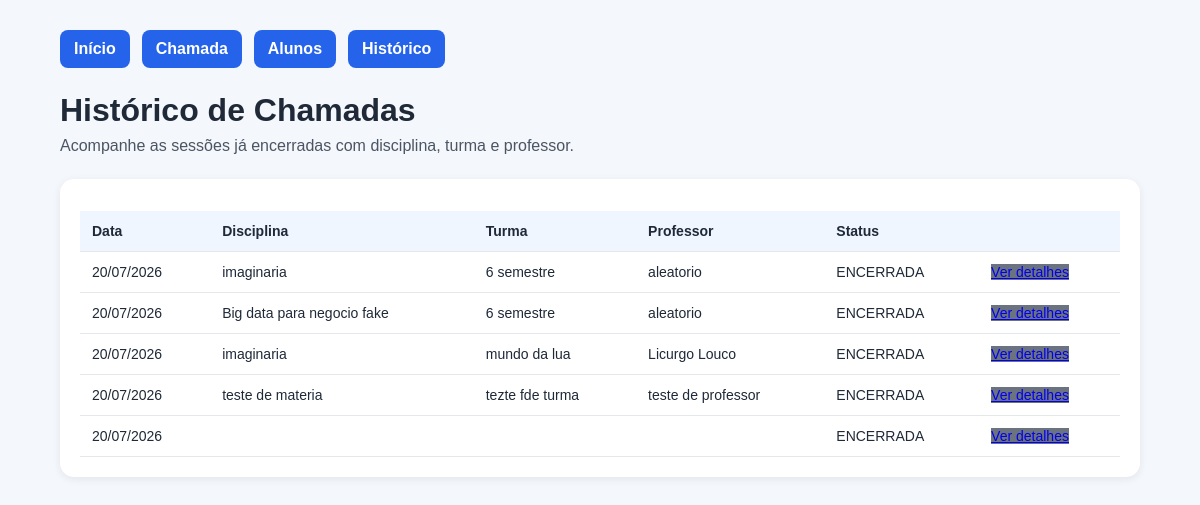
The app's page /historico, older data.
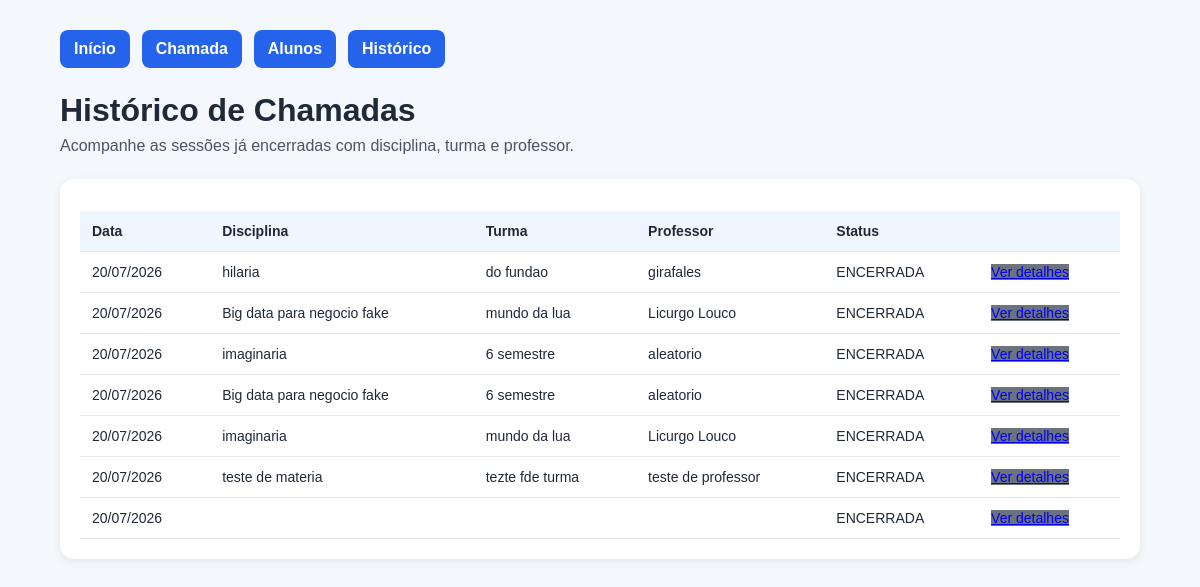
The same page, newer data.
### models.py (models this page shows, shortened)
class SessaoChamada(Base):
    __tablename__ = "sessoes_chamada"
    id = Column(Integer, primary_key=True, autoincrement=True)
    data = Column(String(10), nullable=False)  # Formato: DD/MM/YYYY
    hora_inicio = Column(String(8), nullable=False)  # Formato: HH:MM:SS
    hora_fim = Column(String(8), nullable=True)
    status = Column(String(20), nullable=False)  # ABERTA, ENCERRADA
    disciplina = Column(String(200), nullable=False, default="")
    turma = Column(String(100), nullable=False, default="")
    professor = Column(String(200), nullable=False, default="")
    presencas = relationship("Presenca", back_populates="sessao", cascade="all, delete-orphan")
    def to_dict(self):
        return {
            "id": self.id,
            "data": self.data,
            "hora_inicio": self.hora_inicio,
            "hora_fim": self.hora_fim,
            "status": self.status,
            "disciplina": self.disciplina,
            "turma": self.turma,
            "professor": self.professor,
        }

### app.py (the view)
@app.route("/historico", methods=["GET"])
def historico_page():
    sessoes = obter_sessoes_encerradas_db(limite=20)
    return render_template("historico.html", sessoes=sessoes)

### app.py (called while the page is built)
def get_db_session() -> Session:
    return SessionLocal()

def obter_sessoes_encerradas_db(limite: int = None) -> List[Dict[str, str]]:
    db = get_db_session()
    try:
        query = db.query(SessaoChamada).filter(SessaoChamada.status == "ENCERRADA").order_by(SessaoChamada.id.desc())
        if limite:
            query = query.limit(limite)
        sessoes = query.all()
        resultado = [sessao.to_dict() for sessao in sessoes]
        print(f"[DB_CHAMADA_OBTER] Retornando {len(resultado)} sessoes encerradas")
        return resultado
    finally:
        db.close()

### templates/historico.html (shortened to what this page needs)
<!DOCTYPE html>
<html lang="pt-BR">
<head>
    <link rel="stylesheet" href="{{ url_for('static', filename='style.css') }}">
</head>
<body>
    <div class="container">
        <nav class="top-nav">
            <a href="{{ url_for('index') }}">Início</a>
            <a href="{{ url_for('presenca_page') }}">Chamada</a>
            <a href="{{ url_for('alunos_page') }}">Alunos</a>
            <a href="{{ url_for('historico_page') }}">Histórico</a>
        </nav>
        <h1>Histórico de Chamadas</h1>
        <p class="subtitulo">Acompanhe as sessões já encerradas com disciplina, turma e professor.</p>
        <section class="card">
            {% if sessoes %}
            <table>
                <thead>
                    <tr>
                        <th>Data</th>
                        <th>Disciplina</th>
                        <th>Turma</th>
                        <th>Professor</th>
                        <th>Status</th>
                        <th></th>
                    </tr>
                </thead>
                <tbody>
                    {% for sessao in sessoes %}
                    <tr>
                        <td>{{ sessao.data }}</td>
                        <td>{{ sessao.disciplina }}</td>
                        <td>{{ sessao.turma }}</td>
                        <td>{{ sessao.professor }}</td>
                        <td>{{ sessao.status }}</td>
                        <td><a href="{{ url_for('historico_sessao', sessao_id=sessao.id) }}" class="botao-secundario">Ver detalhes</a></td>
                    </tr>
                    {% endfor %}
                </tbody>
            </table>
            {% else %}
            <p>Não há sessões encerradas para exibir.</p>
            {% endif %}
        </section>
    </div>
</body>
</html>

### static/style.css (style rules this page uses)
body { font-family: Arial, Helvetica, sans-serif; background: #f4f7fb; margin: 0; padding: 0; color: #1f2937; }
.container { width: 90%; max-width: 1100px; margin: 30px auto; }
h1 { margin-bottom: 8px; }
.subtitulo { margin-top: 0; color: #4b5563; margin-bottom: 24px; }
.top-nav { display: flex; flex-wrap: wrap; gap: 12px; margin-bottom: 24px; }
.top-nav a { padding: 10px 14px; background: #2563eb; color: white; text-decoration: none; border-radius: 8px; font-weight: 600; }
.card { background: #ffffff; border-radius: 14px; padding: 20px; margin-bottom: 20px; box-shadow: 0 2px 8px rgba(0, 0, 0, 0.08); }
.botao-secundario { background: #6b7280; }
table { width: 100%; border-collapse: collapse; margin-top: 12px; }
th, td { text-align: left; padding: 12px; border-bottom: 1px solid #e5e7eb; font-size: 14px; }
th { background: #eff6ff; }

Row changes from the older to the newer data that the page shows:
added SessaoChamada: data "20/07/2026", disciplina "hilaria", turma "do fundao", professor "girafales", status "ENCERRADA"
added SessaoChamada: data "20/07/2026", disciplina "Big data para negocio fake", turma "mundo da lua", professor "Licurgo Louco", status "ENCERRADA"
